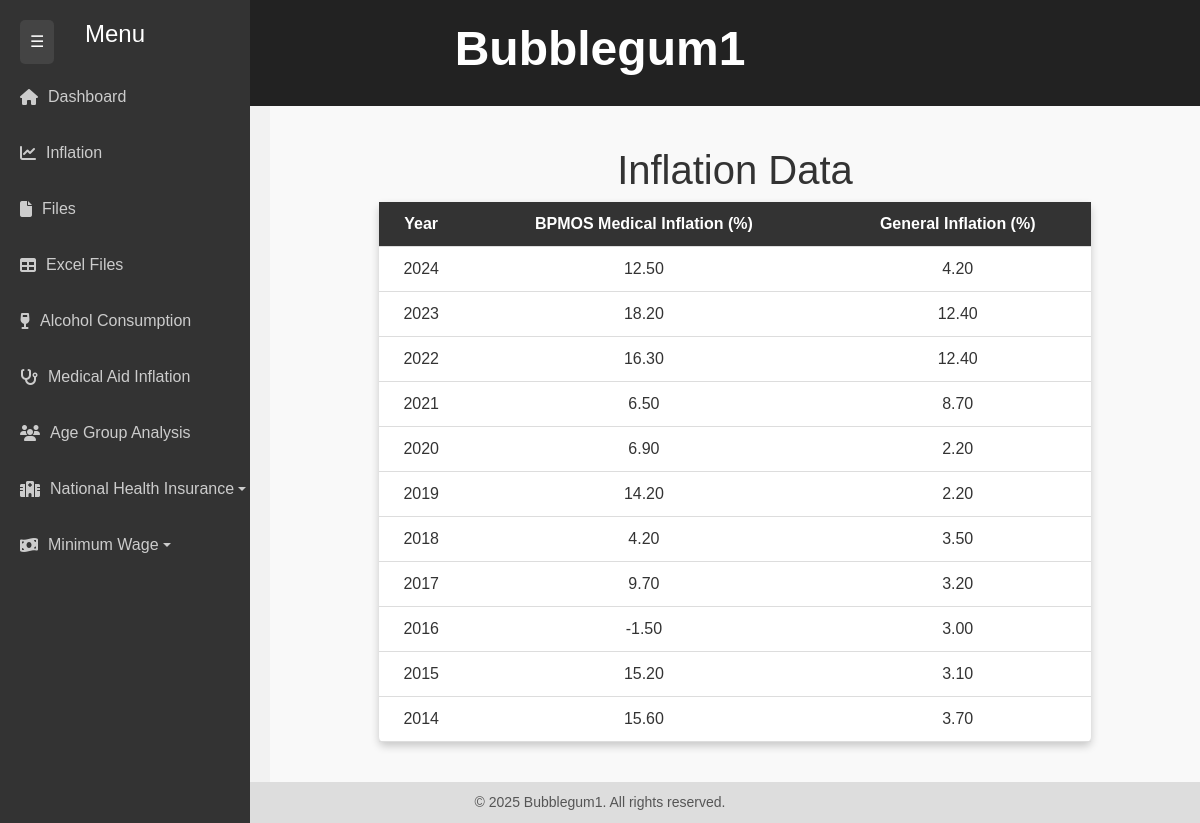
The app's page /inflation/ with its own data.
### file_manager/models.py (models this page shows, shortened)
class Inflation(models.Model):
    year = models.PositiveIntegerField(unique=True)
    bpmos_medical_inflation = models.DecimalField(max_digits=5, decimal_places=2, help_text="Enter BPMOS Medical Inflation (%)")
    general_inflation = models.DecimalField(max_digits=5, decimal_places=2, help_text="Enter General Inflation (%)")

### file_manager/views.py (the view)
# urls.py: path('inflation/', inflation_list, name='inflation_list'),
def inflation_list(request):
    inflation_data = Inflation.objects.all().order_by('-year')
    return render(request, 'inflation.html', {'inflation_data': inflation_data})

### file_manager/templates/inflation.html (shortened to what this page needs)
{% extends 'base.html' %}
{% block content %}
<!DOCTYPE html>
<html>
<head>
</head>
<body>
    <h1>Inflation Data</h1>
    <table>
        <tr>
            <th>Year</th>
            <th>BPMOS Medical Inflation (%)</th>
            <th>General Inflation (%)</th>
        </tr>
        {% for data in inflation_data %}
        <tr>
            <td>{{ data.year }}</td>
            <td>{{ data.bpmos_medical_inflation }}</td>
            <td>{{ data.general_inflation }}</td>
        </tr>
        {% endfor %}
    </table>
</body>
</html>
{% endblock %}

### file_manager/templates/base.html (style rules this page uses)
html, body { height: 100%; margin: 0; display: flex; flex-direction: column; }
body { background-color: #e6e6e6; font-family: 'Arial', sans-serif; color: #333; }

### file_manager/templates/inflation.html (style rules this page uses)
body { background-color: #f2f2f2; color: #333; font-family: Arial, sans-serif; }
h1 { text-align: center; }
table { width: 80%; margin: auto; border-collapse: collapse; background: white; box-shadow: 0px 4px 8px rgba(0, 0, 0, 0.2); border-radius: 5px; }
th, td { padding: 10px; text-align: center; border-bottom: 1px solid #ddd; }
th { background-color: #333; color: white; }

### records on screen
Inflation: year "2024", bpmos_medical_inflation "12.50", general_inflation "4.20"
Inflation: year "2023", bpmos_medical_inflation "18.20", general_inflation "12.40"
Inflation: year "2022", bpmos_medical_inflation "16.30", general_inflation "12.40"
Inflation: year "2021", bpmos_medical_inflation "6.50", general_inflation "8.70"
Inflation: year "2020", bpmos_medical_inflation "6.90", general_inflation "2.20"
Inflation: year "2019", bpmos_medical_inflation "14.20", general_inflation "2.20"
Inflation: year "2018", bpmos_medical_inflation "4.20", general_inflation "3.50"
Inflation: year "2017", bpmos_medical_inflation "9.70", general_inflation "3.20"
Inflation: year "2016", bpmos_medical_inflation "-1.50", general_inflation "3.00"
Inflation: year "2015", bpmos_medical_inflation "15.20", general_inflation "3.10"
Inflation: year "2014", bpmos_medical_inflation "15.60", general_inflation "3.70"
